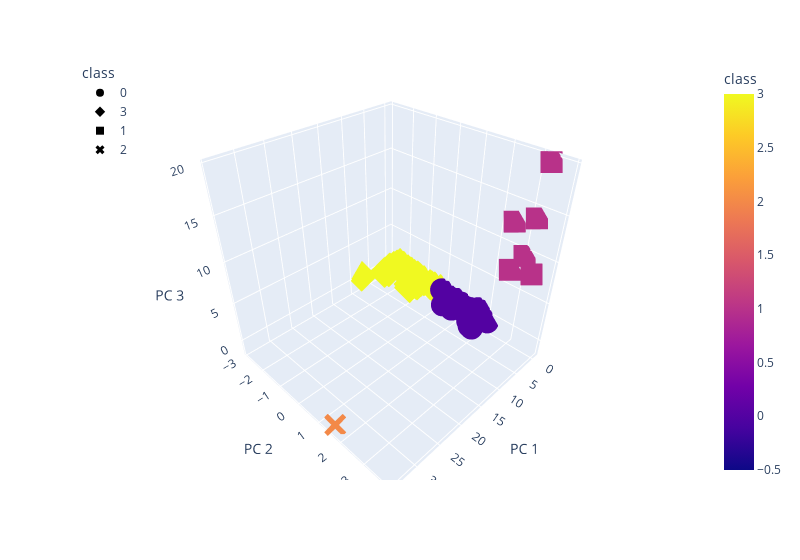

The notebook cell this image was saved under:
### Code cell
# Creating a 3D-Scatter with the PCA data and the clusters
fig = px.scatter_3d(
    clustered_df,
    x="PC 1",
    y="PC 2",
    z="PC 3",
    color="class",
    symbol="class",
    width=800,
    hover_name="CoinName",
    hover_data=["Algorithm"]
)
fig.update_layout(legend=dict(x=0, y=1))
fig.show()

### Figure 1 — Plotly figure (JSON) as saved in the notebook; plotly's stock layout.template omitted (floating-point values rounded to 4 significant figures; data arrays with more than 128 entries replaced by an {"elided": "..."} marker saying what was removed)
{"data": [{"customdata": {"elided": "286x1 str values"}, "hovertemplate": "<b>%{hovertext}</b><br><br>class=%{marker.color}<br>PC 1=%{x}<br>PC 2=%{y}<br>PC 3=%{z}<br>Algorithm=%{customdata[0]}<extra></extra>", "hovertext": {"elided": "286 str values"}, "legendgroup": "0", "marker": {"color": {"elided": "286 int values"}, "coloraxis": "coloraxis", "symbol": "circle"}, "mode": "markers", "name": "0", "scene": "scene", "showlegend": true, "type": "scatter3d", "x": {"elided": "286 float values"}, "y": {"elided": "286 float values"}, "z": {"elided": "286 float values"}}, {"customdata": {"elided": "239x1 str values"}, "hovertemplate": "<b>%{hovertext}</b><br><br>class=%{marker.color}<br>PC 1=%{x}<br>PC 2=%{y}<br>PC 3=%{z}<br>Algorithm=%{customdata[0]}<extra></extra>", "hovertext": {"elided": "239 str values"}, "legendgroup": "3", "marker": {"color": {"elided": "239 int values"}, "coloraxis": "coloraxis", "symbol": "diamond"}, "mode": "markers", "name": "3", "scene": "scene", "showlegend": true, "type": "scatter3d", "x": {"elided": "239 float values"}, "y": {"elided": "239 float values"}, "z": {"elided": "239 float values"}}, {"customdata": [["VeChainThor Authority"], ["Proof-of-BibleHash"], ["SHA-256 + Hive"], ["Proof-of-Authority"], ["ECC 256K1"], ["Leased POS"]], "hovertemplate": "<b>%{hovertext}</b><br><br>class=%{marker.color}<br>PC 1=%{x}<br>PC 2=%{y}<br>PC 3=%{z}<br>Algorithm=%{customdata[0]}<extra></extra>", "hovertext": ["Vechain", "BiblePay", "LitecoinCash", "Poa Network", "Acute Angle Cloud", "Waves"], "legendgroup": "1", "marker": {"color": [1, 1, 1, 1, 1, 1], "coloraxis": "coloraxis", "symbol": "square"}, "mode": "markers", "name": "1", "scene": "scene", "showlegend": true, "type": "scatter3d", "x": [4.551, -0.319, -0.4285, -0.4746, -0.3141, -0.4148], "y": [3.872, 2.63, 2.512, 3.039, 3.348, 3.222], "z": [10.2, 7.291, 12.74, 9.55, 19.63, 13.98]}, {"customdata": [["TRC10"]], "hovertemplate": "<b>%{hovertext}</b><br><br>class=%{marker.color}<br>PC 1=%{x}<br>PC 2=%{y}<br>PC 3=%{z}<br>Algorithm=%{customdata[0]}<extra></extra>", "hovertext": ["BitTorrent"], "legendgroup": "2", "marker": {"color": [2], "coloraxis": "coloraxis", "symbol": "x"}, "mode": "markers", "name": "2", "scene": "scene", "showlegend": true, "type": "scatter3d", "x": [34.07], "y": [1.543], "z": [-1.372]}], "layout": {"coloraxis": {"colorbar": {"title": {"text": "class"}}, "colorscale": [[0, "#0d0887"], [0.1111, "#46039f"], [0.2222, "#7201a8"], [0.3333, "#9c179e"], [0.4444, "#bd3786"], [0.5556, "#d8576b"], [0.6667, "#ed7953"], [0.7778, "#fb9f3a"], [0.8889, "#fdca26"], [1, "#f0f921"]]}, "legend": {"title": {"text": "class"}, "tracegroupgap": 0, "x": 0, "y": 1}, "margin": {"t": 60}, "scene": {"domain": {"x": [0, 1], "y": [0, 1]}, "xaxis": {"title": {"text": "PC 1"}}, "yaxis": {"title": {"text": "PC 2"}}, "zaxis": {"title": {"text": "PC 3"}}}, "width": 800}}
